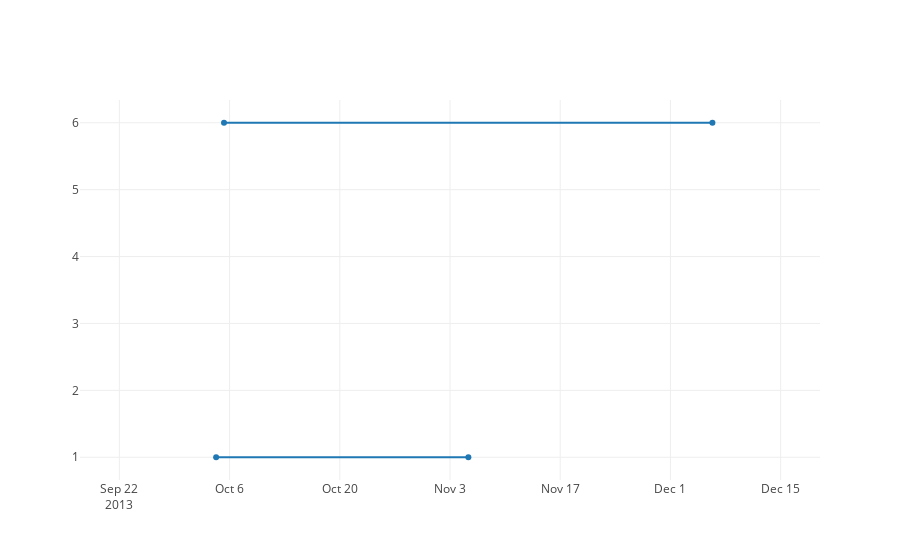

Here is the notebook cell this chart was saved with:
### Code cell
import datetime
import pandas as pd

def to_unix_time(dt):
    epoch =  datetime.datetime.utcfromtimestamp(0)
    return (dt - epoch).total_seconds() * 1000

x = [datetime.datetime(year=2013, month=10, day=4),
    datetime.datetime(year=2013, month=11, day=5),
    datetime.datetime(year=2013, month=10, day=5),
    datetime.datetime(year=2013, month=12, day=6)]
y=[1, 1, 6, 6]

n =2
i = n
while i < len(x):
    x.insert(i, 'None')
    y.insert(i, 'None')
    i += (n+1)        

data = [go.Scatter(
            x=x,
            y=y)]

layout = go.Layout(xaxis = dict(
                   range = [to_unix_time(datetime.datetime(2013, 9, 17)),
                            to_unix_time(datetime.datetime(2013, 12, 20))]
    ))

fig = go.Figure(data = data, layout = layout)
iplot(fig)

### Figure 1 — Plotly figure (JSON) as saved in the notebook; plotly's stock layout.template omitted (floating-point values rounded to 4 significant figures)
{"data": [{"type": "scatter", "x": ["2013-10-04 07:00:00", "2013-11-05 08:00:00", "None", "2013-10-05 07:00:00", "2013-12-06 08:00:00"], "y": [1, 1, "None", 6, 6]}], "layout": {"xaxis": {"range": [1379376000000, 1387497600000]}}}
